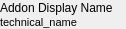
<?xml version="1.0" encoding="UTF-8"?>
<ui version="4.0">
 <class>AddonTitle</class>
 <widget class="QWidget" name="AddonTitle">
  <property name="geometry">
   <rect>
    <x>0</x>
    <y>0</y>
    <width>126</width>
    <height>29</height>
   </rect>
  </property>
  <property name="windowTitle">
   <string>Form</string>
  </property>
  <layout class="QVBoxLayout" name="verticalLayout">
   <property name="spacing">
    <number>0</number>
   </property>
   <property name="leftMargin">
    <number>0</number>
   </property>
   <property name="topMargin">
    <number>0</number>
   </property>
   <property name="rightMargin">
    <number>0</number>
   </property>
   <property name="bottomMargin">
    <number>0</number>
   </property>
   <item>
    <widget class="QLabel" name="label_addon_display_name">
     <property name="font">
      <font>
       <weight>50</weight>
       <bold>false</bold>
      </font>
     </property>
     <property name="text">
      <string>Addon Display Name</string>
     </property>
    </widget>
   </item>
   <item>
    <widget class="QLabel" name="label_addon_name">
     <property name="font">
      <font>
       <pointsize>8</pointsize>
      </font>
     </property>
     <property name="text">
      <string>technical_name</string>
     </property>
    </widget>
   </item>
  </layout>
 </widget>
 <resources/>
 <connections/>
</ui>
